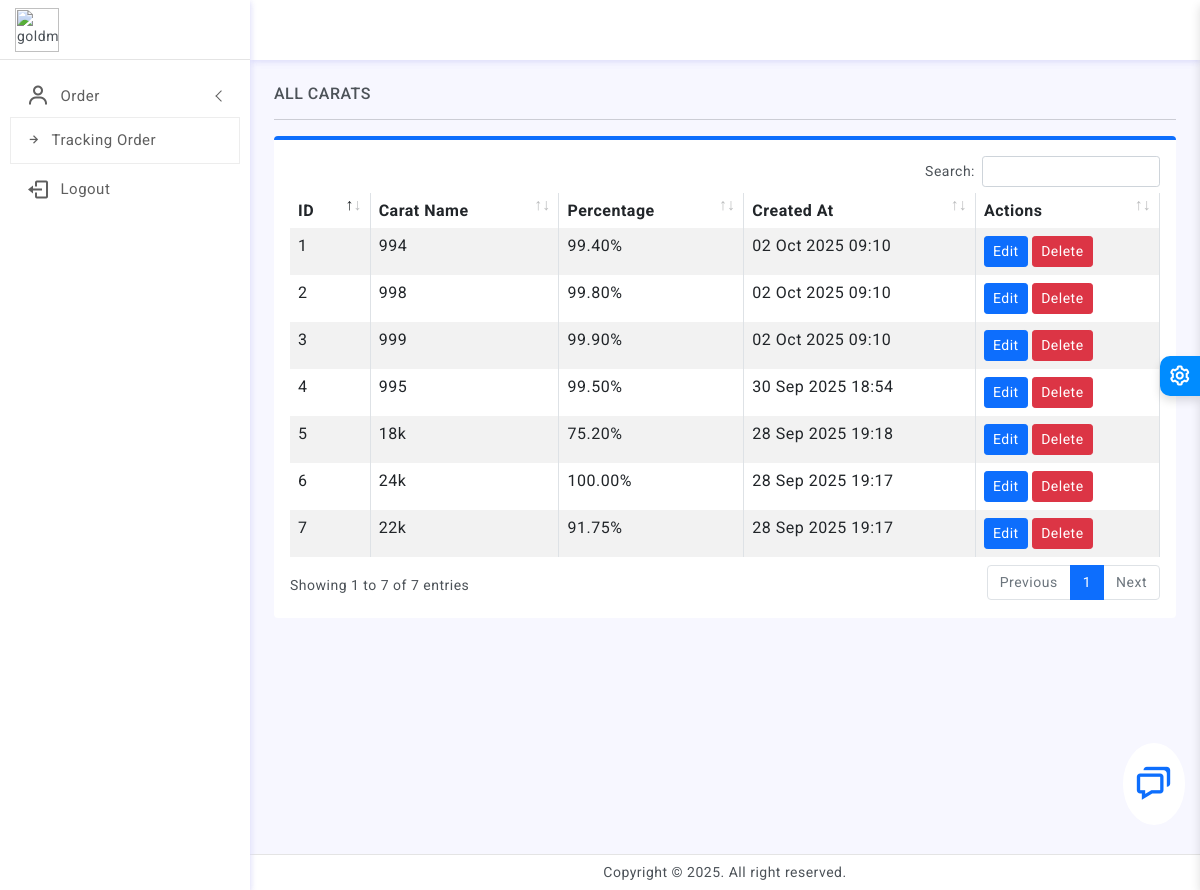
The app's page /order_tracking_admin/all_carat.php (signed in) with its own data.
### tables this page shows
CREATE TABLE `carat` (
  `id` int(11) NOT NULL,
  `name` varchar(100) NOT NULL,
  `percentage` decimal(10,2) NOT NULL DEFAULT 0.00,
  `date` datetime NOT NULL DEFAULT current_timestamp()
);

### order_tracking_admin/all_carat.php (the view, shortened to what this page needs)
<?php
include 'include/header.php';
?>
<div class="page-wrapper">
    <div class="page-content">
        <div class="col-xl-12 mx-auto">
            <h6 class="mb-0 text-uppercase">All Carats</h6>
            <hr/>
            <div class="card border-top border-0 border-4 border-primary">
                <div class="card-body">
                    <div class="table-responsive">
                        <table id="example2" class="table table-striped table-bordered" style="width:100%">
                            <thead>
                                <tr>
                                    <th>ID</th>
                                    <th>Carat Name</th>
                                    <th>Percentage</th>
                                    <th>Created At</th>
                                    <th>Actions</th>
                                </tr>
                            </thead>
                            <tbody>
                                <?php
                                $sr = 1;
                                $sql = "SELECT * FROM `carat` ORDER BY id DESC";
                                $carats = $link->query($sql);
                                if ($carats->num_rows > 0) {
                                  while($carat = $carats->fetch_assoc()) {
                                      ?>
                                <tr>
                                    <td><?= $sr++ ?></td>
                                    <td><?= htmlspecialchars($carat['name']) ?></td>
                                    <td><?= htmlspecialchars($carat['percentage']) ?>%</td>
                                    <td><?= date('d M Y H:i', strtotime($carat['date'])) ?></td>
                                    <td>
                                        <a href="edit_carat.php?id=<?= $carat['id'] ?>" class="btn btn-sm btn-primary">Edit</a>
                                        <a href="delete_carat.php?id=<?= $carat['id'] ?>" class="btn btn-sm btn-danger" onclick="return confirm('Are you sure to delete this carat?');">Delete</a>
                                    </td>
                                </tr>
                                <?php
                                }
                                }
                                ?>
                            </tbody>
                        </table>
                    </div>
                </div>
            </div>
        </div>
    </div>
</div>
<?php include 'include/footer.php'; ?>

### order_tracking_admin/assets/css/app.css (style rules this page uses)
body { font-size: 14px; color: #4c5258; letter-spacing: .5px; background: #f7f7ff; overflow-x: hidden; font-family: Roboto, sans-serif }
a { text-decoration: none }
.page-wrapper { height: 100%; margin-top: 60px; margin-bottom: 30px; margin-left: 250px }
.page-content { padding: 1.5rem 1.5rem 0.7rem 1.5rem }

### records on screen
carat: name "994", percentage "99.40", date "02 Oct 2025 09:10"
carat: name "998", percentage "99.80", date "02 Oct 2025 09:10"
carat: name "999", percentage "99.90", date "02 Oct 2025 09:10"
carat: name "995", percentage "99.50", date "30 Sep 2025 18:54"
carat: name "18k", percentage "75.20", date "28 Sep 2025 19:18"
carat: name "24k", percentage "100.00", date "28 Sep 2025 19:17"
carat: name "22k", percentage "91.75", date "28 Sep 2025 19:17"
